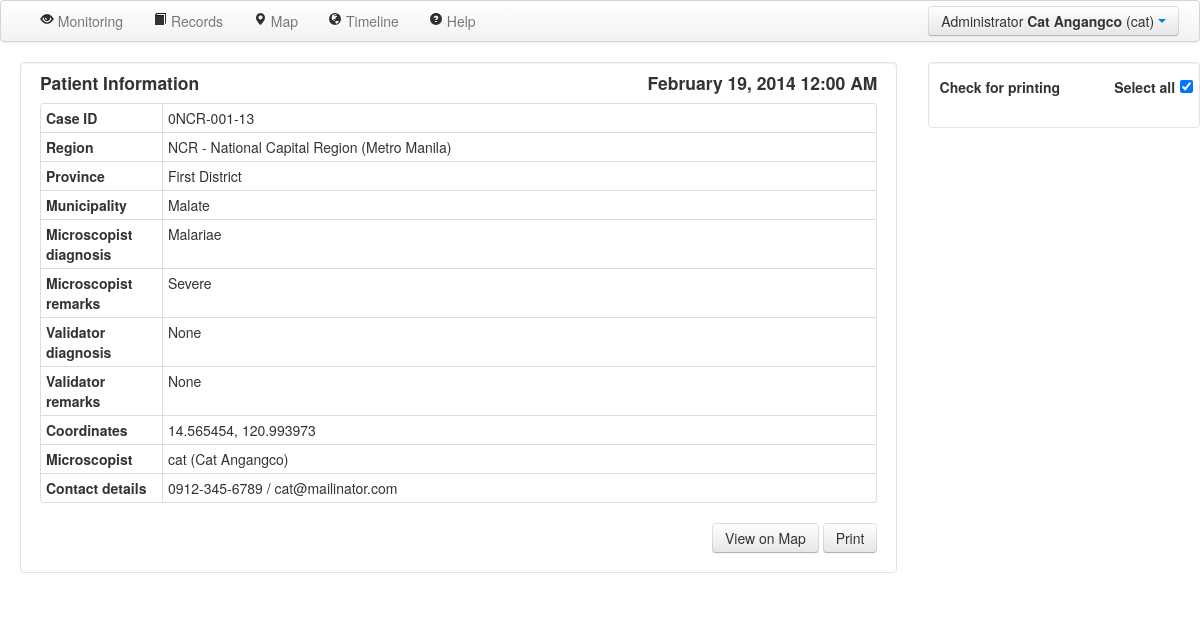
/case/13/ (signed in), run on the app's committed database.
### serveus/models.py (models this page shows, shortened)
class UserType(db.Model):
	__tablename__ = 'usertype'
	id = db.Column(db.Integer, primary_key=True)
	name = db.Column(db.String(80), unique=True)
	users = db.relationship('User', backref='usertype', lazy='dynamic')
	@staticmethod
	def get_administrator():
		return UserType.query.filter(UserType.name=='Administrator').first()
	@staticmethod
	def get_microscopist():
		return UserType.query.filter(UserType.name=='Medical Technologist').first()
	@staticmethod
	def get_doctor():
		return UserType.query.filter(UserType.name=='Validator').first()
	def __init__(self, name=""):
		self.name = name
	def __repr__(self):
		return '<UserType %r>' % self.name
	def __str__(self):
		return self.name

class User(db.Model, UserMixin):
	__tablename__ = 'user'
	id = db.Column(db.Integer, primary_key=True)
	username = db.Column(db.String(80), unique=True)
	password = db.Column(db.String(120))
	firstname = db.Column(db.String(100))
	lastname = db.Column(db.String(100))
	usertype_id = db.Column(db.Integer, db.ForeignKey('usertype.id'))
	case =  db.relationship('Case', backref='user', lazy='dynamic')
	contact = db.Column(db.String(80))
	email = db.Column(db.String(80), unique=True)
	chunklists = db.relationship('Chunklist', backref='user', lazy='dynamic')
	"""
	@models_committed.connect_via(app)
	def on_models_committed(sender, changes):
		for obj, method in changes:
			if method == 'insert' and type(obj) == User:
				body = '''Greetings, %s %s! You have successfully been registered to the system. Your temporary password is <b>%s</b>.<br><br>Below are your account details:<br><br>Username: %s<br>User type: %s<br>Contact number: %s<br>Email: %s<br><br>Please login and change your password. Thank you!''' % (obj.firstname, obj.lastname, '123', obj.username, obj.usertype, obj.contact, obj.email)
				msg = Message('Outbreak Monitoring', sender="cvmig.group.23@gmail.com", recipients=['generic@mailinator.com',obj.email])
				msg.html = body
				mail.send(msg)
	"""
	def is_administrator(self):
		return self.usertype == UserType.get_administrator()
	def is_microscopist(self):
		return self.usertype == UserType.get_microscopist()
	def is_doctor(self):
		return self.usertype == UserType.get_doctor()
	def __init__(self, firstname="", lastname="", username="", password="", contact="", email=""):
		self.firstname = firstname
		self.lastname = lastname
		self.username = username
		self.password = password
		self.contact = contact
		self.email = email
	def __repr__(self):
		return '<User %r %r (%r)>' % (self.firstname, self.lastname, self.username)
	def __str__(self):
		return self.username

class Case(db.Model):
	__tablename__ = 'case'
	id = db.Column(db.Integer, primary_key=True)
	date = db.Column(db.DateTime())
	parasite = db.Column(db.String(100))
	description = db.Column(db.String(1000))
	comment = db.Column(db.String(1000))
	lat = db.Column(db.Float)
	lng = db.Column(db.Float)
	user_id = db.Column(db.Integer, db.ForeignKey('user.id'))
	images = db.relationship('Image', backref='case', lazy='dynamic')
	test = db.Column(db.Boolean)
	partype_id = db.Column(db.Integer, db.ForeignKey('partype.id'))
	region_id = db.Column(db.Integer, db.ForeignKey('region.id'))
	province_id = db.Column(db.Integer, db.ForeignKey('province.id'))
	municipality_id = db.Column(db.Integer, db.ForeignKey('municipality.id'))
	parasite_validator = db.Column(db.String(100))
	description_validator = db.Column(db.String(1000))
	def __init__(self, date="", parasite="", description="", lat="", lng="", test="", region="", province="", municipality=""):
		self.date = date
		self.parasite = parasite
		self.description = description
		self.lat = lat
		self.lng = lng
		if region == '':
			self.region = None
		else:
			self.region = region
		if province == '':
			self.province = None
		else:
			self.province = province
		if municipality == '':
			self.municipality = None
		else:
			self.municipality = municipality
		self.test = test
	def __repr__(self):
		return '<Case %r>' % self.id
	def __str__(self):
		return str(self.id)
	@property
	def code(self):
		return "%s-%s-%s" % (self.region.code, self.province.code, self.id)

class Region(db.Model):
	__tablename__ = 'region'
	id = db.Column(db.Integer, primary_key=True)
	name = db.Column(db.String(50))
	code = db.Column(db.String(10))
	cases = db.relationship('Case', backref='region', lazy='dynamic')
	provinces = db.relationship('Province', backref='region', lazy='dynamic')
	def __init__(self, name='', code=''):
		self.name = name
		self.code = code
	def __repr__(self):
		return self.name

class Province(db.Model):
	__tablename__ = 'province'
	id = db.Column(db.Integer, primary_key=True)
	name = db.Column(db.String(50))
	code = db.Column(db.String(10))
	cases = db.relationship('Case', backref='province', lazy='dynamic')
	municipalities = db.relationship('Municipality', backref='province', lazy='dynamic')
	region_id = db.Column(db.Integer, db.ForeignKey('region.id'))
	def __init__(self, name='', code=''):
		self.name = name
		self.code = code
	def __repr__(self):
		return self.name

class Municipality(db.Model):
	__tablename__ = 'municipality'
	id = db.Column(db.Integer, primary_key=True)
	name = db.Column(db.String(50))
	cases = db.relationship('Case', backref='municipality', lazy='dynamic')
	province_id = db.Column(db.Integer, db.ForeignKey('province.id'))
	def __init__(self, name=''):
		self.name = name
	def __repr__(self):
		return self.name

### serveus/views.py (the view, shortened to what this page needs)
@app.route('/case/<int:id>/',  methods = ['GET', 'POST'])
def case(id):
    case = Case.query.get(id)
    if current_user.usertype == get_microscopist():
        if case.user != current_user:
            abort(401)
    images = []
    for img in case.images:
        images.append((img.number, 'pic/' + str(img.id)))
    images = sorted(images)
    return render_template("case.html", case = case, user = current_user, images=images)

### serveus/views.py (called while the page is built)
def get_microscopist():
    return UserType.query.filter(UserType.name == 'Medical Technologist').first()

@login_manager.user_loader
def load_user(userid):
    return User.query.get(userid)

### serveus/templates/case.html (shortened to what this page needs)
{% extends "layout.html" %}
{% block content %}
    <form id="super" action="" method="post">
		<div class="container-fluid" style="background-color: white; position: relative; height: 100%; padding-bottom: 0; padding-right: 0">
			<div class="row-fluid" style="background-color: white; position: relative; height: 100%">
                <div class="span9 row">
                    <div class="well container span12" style="background-color: white; padding-top: 0;">
                        <h4 class="pull-left">Patient Information</h4>
                        <h4 class="pull-right">{{case.date.strftime('%B %d, %Y %I:%M %p')}}</h4>
                        <table class="table table-condensed table-bordered" style="width: 100%">
                        <tr><th class="span2">Case ID<td class="span10"> {{case.code}}
						<tr><th>Region<td>{{case.region}}
						<tr><th>Province<td>{{case.province}}
						<tr><th>Municipality<td>{{case.municipality}}
                        <tr><th>Microscopist diagnosis<td>{{case.parasite}}
                        <tr><th>Microscopist remarks<td>{{case.description}}
                        <tr><th>Validator diagnosis<td>{{case.parasite_validator}}
                        <tr><th>Validator remarks<td>{{case.description_validator}}
                        <tr><th>Coordinates<td>{{case.lat}}, {{case.lng}}
						<tr><th>Microscopist<td>{{case.user.username}} ({{case.user.firstname}} {{case.user.lastname}})
									<tr><th>Contact details<td>{{case.user.contact}} / {{case.user.email}}
                        </table>
                        <div class="pull-right">
                        <a class="btn btn-medium" href="/map/?lat={{case.lat}}&lng={{case.lng}}&zoom=13&date_start=1/1/1970&date_end=Today">View on Map</a>
                        <input class="btn btn-medium" type="submit" value="Print" style="height: 30px">
                        </div>
                    </div>
                    <br><br><br>
                </div>
				<div class="span3 well" style="background-color: white; overflow-y: auto; overflow-x:hidden; position: relative; height: 100%; padding: 0.5%; padding-top: 0;">
                    <div class="tab-content">
                        <div class="tab-pane fade in active" id="raw_images">
                            <table class="table-condensed" style="width: 100%; vertical-align: bottom; padding: 0; margin: 0">
                            <tr>
                            <td style="width: 64%"><h5 class="pull-left">Check for printing</h5>
                            <td style="width: 34%"><h5 class="pull-right">Select all</h5>
                            <td style="width: 2%; padding: 0%"><input id="selectAll" class=" pull-right" type="checkbox" onclick="toggleAll()" style="margin-bottom: 5px" checked>
                            </table>
                            <div class="row-fluid" id="gallery" data-toggle="modal-gallery" data-target="#modal-gallery" style="padding: 0">
                            </div>
                        </div>
                    </div>
				</div>
			</div>
		</div>
    </form>
{% endblock %}

### serveus/templates/layout.html (shortened to what this page needs)
<!DOCTYPE html>
<html>
	<head>
		<link href="/static/css/bootstrap.min.css" rel="stylesheet" media="screen">
		<link href="/static/css/bootstrap-responsive.css" rel="stylesheet">
        <link href="/static/css/eyecon-datepicker.css" rel="stylesheet">
        <link href="/static/css/bootstrap-image-gallery.css" rel="stylesheet">
	</head>
	<body>
		<div class="navbar" style="width: 100%;">
			<div class="navbar-inner">
                <ul class="nav pull-right">
                    <div class="btn-group">
                        <a class="btn dropdown-toggle" data-toggle="dropdown" href="#">
							{{user.usertype.name}} <b>{{user.firstname}} {{user.lastname}}</b> ({{ user.username }})
                        <span class="caret"></span>
                        </a>
                    </div>
                </ul>
                <div class="nav-collapse collapse">
                    <div>
                        <ul class="nav pull-left">
                            <li>&nbsp</li>
							{% if not user.is_microscopist() %}<li {% if menu_active == 'monitoring' %}class="active"{% endif %}><a href="/monitoring/"><i class="icon-eye-open"></i> Monitoring</a></li>{% endif %}
                            <li {% if menu_active == 'records' %}class="active"{% endif %}><a href="/records/"><i class="icon-book"></i> Records</a></li>
                            {% if not user.is_microscopist() %}<li {% if menu_active == 'map' %}class="active"{% endif %}><a href="/map/"><i class="icon-map-marker"></i> Map</a></li>{% endif %}
                            {% if not user.is_microscopist() %}<li {% if menu_active == 'timeline' %}class="active"{% endif %}><a href="/timeline/"><i class="icon-globe"></i> Timeline</a></li>{% endif %}
                            <li><a href="#helpModal" id="help" data-toggle="modal"><i class="icon-question-sign"></i> Help</a></li>
                        </ul>
                    </div>
                </div>
			</div>
		</div>
		{% block content %}
		{% endblock %}
	</body>
</html>

### data on the page
UserType: usertype.name "Administrator"
User: firstname "Cat", lastname "Angangco", username "cat", user.username "cat", user.firstname "Cat", user.lastname "Angangco", user.contact "0912-345-6789", user.email "cat@mailinator.com"
Case: date "February 19, 2014 12:00 AM", parasite "Malariae", description "Severe", parasite_validator "None", description_validator "None", lat "14.565454", lng "120.993973"
Region: code "0NCR-001-13", region "NCR - National Capital Region (Metro Manila)"
Province: province "First District"
Municipality: municipality "Malate"
